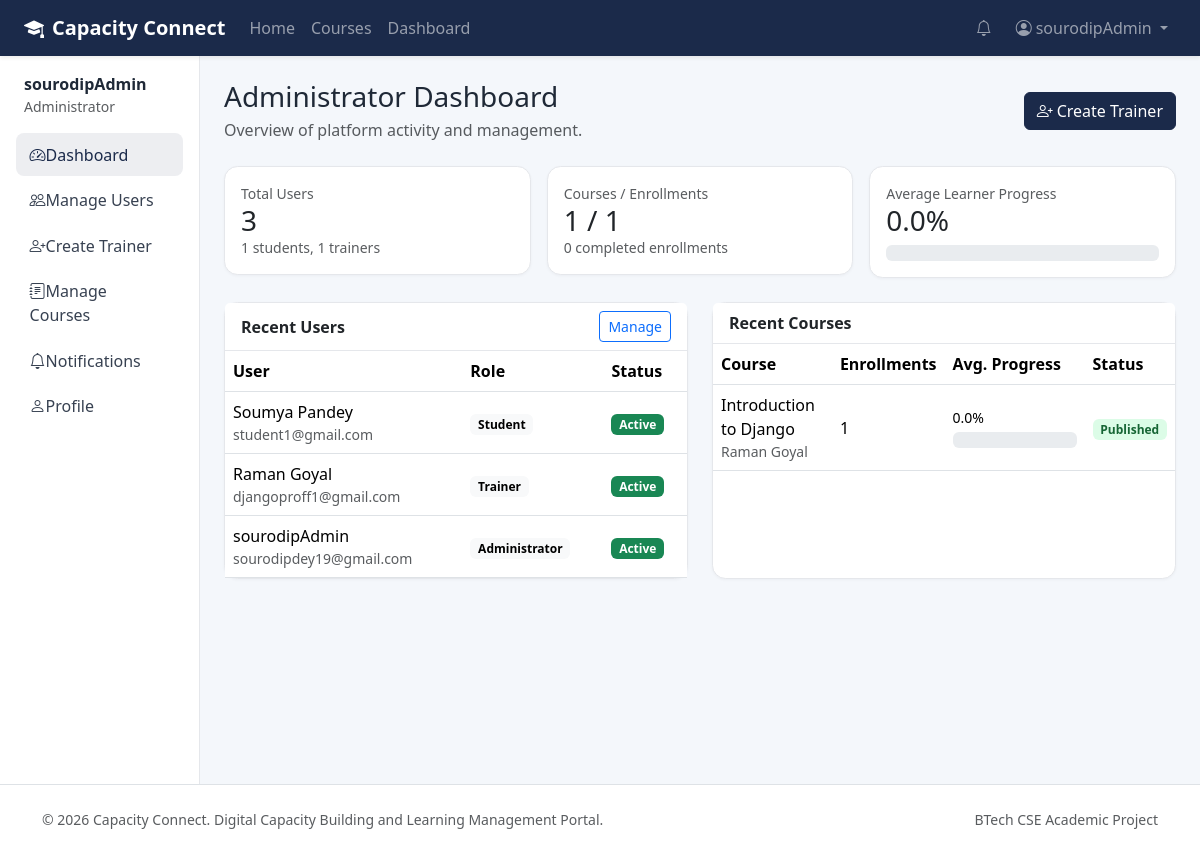
/accounts/dashboard/admin/ (signed in), run on the app's committed database.
### accounts/models.py (models this page shows, shortened)
class User(AbstractUser):
    class Role(models.TextChoices):
        ADMIN = "ADMIN", "Administrator"
        TRAINER = "TRAINER", "Trainer"
        STUDENT = "STUDENT", "Student"
    role = models.CharField(max_length=20, choices=Role.choices, default=Role.STUDENT)
    email = models.EmailField(unique=True)
    class Meta:
        ordering = ["username"]

### courses/models.py (models this page shows, shortened)
class Course(models.Model):
    class Status(models.TextChoices):
        DRAFT = "DRAFT", "Draft"
        PUBLISHED = "PUBLISHED", "Published"
        ARCHIVED = "ARCHIVED", "Archived"
    title = models.CharField(max_length=200)
    description = models.TextField()
    category = models.CharField(max_length=100)
    trainer = models.ForeignKey(
        settings.AUTH_USER_MODEL,
        on_delete=models.CASCADE,
        related_name="courses_taught",
    )
    status = models.CharField(max_length=20, choices=Status.choices, default=Status.DRAFT)
    thumbnail = models.ImageField(upload_to="course_thumbnails/", blank=True, null=True)
    created_at = models.DateTimeField(auto_now_add=True)
    updated_at = models.DateTimeField(auto_now=True)
    class Meta:
        ordering = ["-created_at"]
        constraints = [
            models.UniqueConstraint(
                fields=["trainer", "title"],
                name="unique_course_title_per_trainer",
            )
        ]

### accounts/views.py (the view)
# urls.py: path("dashboard/admin/", views.admin_dashboard, name="admin_dashboard"),
@admin_required
def admin_dashboard(request):
    all_enrollments = attach_progress_to_enrollments(Enrollment.objects.select_related("course", "student").all())
    for enrollment in all_enrollments:
        progress = enrollment.progress
        if progress["total_items"] > 0 and progress["completed_items"] >= progress["total_items"]:
            new_status = Enrollment.Status.COMPLETED
        elif enrollment.status == Enrollment.Status.COMPLETED:
            new_status = Enrollment.Status.ACTIVE
        else:
            new_status = enrollment.status
        if enrollment.status != new_status:
            enrollment.status = new_status
            enrollment.save(update_fields=["status", "updated_at"])
    completed_enrollments = sum(1 for e in all_enrollments if e.status == Enrollment.Status.COMPLETED)
    avg_progress = round(sum(e.progress["percentage"] for e in all_enrollments) / len(all_enrollments), 1) if all_enrollments else 0.0
    recent_courses = list(Course.objects.select_related("trainer").order_by("-created_at")[:5])
    recent_course_ids = [c.id for c in recent_courses]
    recent_enrollments = [e for e in all_enrollments if e.course_id in recent_course_ids]
    progress_by_course = {}
    for enrollment in recent_enrollments:
        progress_by_course.setdefault(enrollment.course_id, []).append(enrollment.progress["percentage"])
    for course in recent_courses:
        percentages = progress_by_course.get(course.id, [])
        course.average_progress = round(sum(percentages) / len(percentages), 1) if percentages else 0.0
        course.enrollment_count = len(percentages)
    context = {
        "total_users": User.objects.count(),
        "total_students": User.objects.filter(role=User.Role.STUDENT).count(),
        "total_trainers": User.objects.filter(role=User.Role.TRAINER).count(),
        "total_courses": Course.objects.count(),
        "total_enrollments": len(all_enrollments),
        "completed_enrollments": completed_enrollments,
        "average_progress": avg_progress,
        "recent_users": User.objects.order_by("-date_joined")[:5],
        "recent_courses": recent_courses,
    }
    return render(request, "accounts/admin_dashboard.html", context)

### core/context_processors.py (called while the page is built)
def global_notifications(request):
    if request.user.is_authenticated:
        from notifications.models import Notification
        unread = Notification.objects.filter(recipient=request.user, is_read=False)
        return {
            "global_unread_notification_count": unread.count(),
            "global_recent_notifications": unread.select_related("sender")[:5],
        }
    return {"global_unread_notification_count": 0, "global_recent_notifications": []}

### templates/accounts/admin_dashboard.html (shortened to what this page needs)
{% extends 'dashboard_base.html' %}
{% block sidebar %}
    <a class="nav-link active" href="{% url 'accounts:admin_dashboard' %}"><i class="bi bi-speedometer2"></i>Dashboard</a>
    <a class="nav-link" href="{% url 'accounts:manage_users' %}"><i class="bi bi-people"></i>Manage Users</a>
    <a class="nav-link" href="{% url 'accounts:create_trainer' %}"><i class="bi bi-person-plus"></i>Create Trainer</a>
    <a class="nav-link" href="{% url 'courses:course_manage' %}"><i class="bi bi-journal-text"></i>Manage Courses</a>
    <a class="nav-link" href="{% url 'notifications:notification_list' %}"><i class="bi bi-bell"></i>Notifications</a>
    <a class="nav-link" href="{% url 'accounts:profile' %}"><i class="bi bi-person"></i>Profile</a>
{% endblock %}
{% block content %}
<div class="page-header d-flex justify-content-between align-items-center flex-wrap gap-2">
    <div>
        <h1 class="h3 mb-1">Administrator Dashboard</h1>
        <p class="text-muted mb-0">Overview of platform activity and management.</p>
    </div>
    <a href="{% url 'accounts:create_trainer' %}" class="btn btn-primary"><i class="bi bi-person-plus me-1"></i>Create Trainer</a>
</div>
<div class="row g-3 mb-4">
    <div class="col-sm-6 col-xl-4"><div class="card stat-card"><div class="card-body"><div class="text-muted small">Total Users</div><div class="h3 mb-0">{{ total_users }}</div><div class="small text-muted">{{ total_students }} students, {{ total_trainers }} trainers</div></div></div></div>
    <div class="col-sm-6 col-xl-4"><div class="card stat-card"><div class="card-body"><div class="text-muted small">Courses / Enrollments</div><div class="h3 mb-0">{{ total_courses }} / {{ total_enrollments }}</div><div class="small text-muted">{{ completed_enrollments }} completed enrollments</div></div></div></div>
    <div class="col-sm-6 col-xl-4"><div class="card stat-card"><div class="card-body"><div class="text-muted small">Average Learner Progress</div><div class="h3 mb-0">{{ average_progress }}%</div><div class="progress mt-2" role="progressbar" aria-valuenow="{{ average_progress }}" aria-valuemin="0" aria-valuemax="100"><div class="progress-bar bg-success" style="width: {{ average_progress }}%"></div></div></div></div></div>
</div>
<div class="row g-4">
    <div class="col-lg-6">
        <div class="card h-100">
            <div class="card-header d-flex justify-content-between align-items-center"><span class="fw-semibold">Recent Users</span><a href="{% url 'accounts:manage_users' %}" class="btn btn-sm btn-outline-primary">Manage</a></div>
            <div class="table-responsive">
                <table class="table mb-0">
                    <thead><tr><th>User</th><th>Role</th><th>Status</th></tr></thead>
                    <tbody>
                    {% for u in recent_users %}
                        <tr>
                            <td>{{ u.get_full_name|default:u.username }}<div class="small text-muted">{{ u.email }}</div></td>
                            <td><span class="badge text-bg-light">{{ u.get_role_display }}</span></td>
                            <td>{% if u.is_active %}<span class="badge text-bg-success">Active</span>{% else %}<span class="badge text-bg-secondary">Inactive</span>{% endif %}</td>
                        </tr>
                    {% empty %}
                        <tr><td colspan="3" class="text-muted p-4">No users found.</td></tr>
                    {% endfor %}
                    </tbody>
                </table>
            </div>
        </div>
    </div>
    <div class="col-lg-6">
        <div class="card h-100">
            <div class="card-header fw-semibold">Recent Courses</div>
            <div class="table-responsive">
                <table class="table mb-0 align-middle">
                    <thead><tr><th>Course</th><th>Enrollments</th><th>Avg. Progress</th><th>Status</th></tr></thead>
                    <tbody>
                    {% for course in recent_courses %}
                        <tr>
                            <td>{{ course.title }}<div class="small text-muted">{{ course.trainer.get_full_name|default:course.trainer.username }}</div></td>
                            <td>{{ course.enrollment_count }}</td>
                            <td style="min-width: 140px;">
                                <div class="small mb-1">{{ course.average_progress }}%</div>
                                <div class="progress" role="progressbar" aria-valuenow="{{ course.average_progress }}" aria-valuemin="0" aria-valuemax="100"></div>
                            </td>
                            <td><span class="badge badge-status-{{ course.status|lower }}">{{ course.get_status_display }}</span></td>
                        </tr>
                    {% empty %}
                        <tr><td colspan="4" class="text-muted p-4">No courses yet.</td></tr>
                    {% endfor %}
                    </tbody>
                </table>
            </div>
        </div>
    </div>
</div>
{% endblock %}

### templates/dashboard_base.html (shortened to what this page needs)
{% extends 'base.html' %}
{% block nav_container_fluid %}-fluid px-4{% endblock %}
{% block page_wrapper %}
<div class="container-fluid px-0">
    <div class="row g-0">
        <aside class="col-lg-2 sidebar p-3">
            <div class="mb-3 px-2">
                <div class="fw-semibold">{{ user.get_full_name|default:user.username }}</div>
                <div class="small text-muted">{{ user.get_role_display }}</div>
            </div>
            <nav class="nav flex-column">
                {% block sidebar %}{% endblock %}
            </nav>
        </aside>
        <main class="col-lg-10 p-4">
            {% block content %}{% endblock %}
        </main>
    </div>
</div>
{% endblock %}

### templates/base.html (shortened to what this page needs)
{% load static %}
<!DOCTYPE html>
<html lang="en">
<head>
    <link href="https://cdn.jsdelivr.net/npm/bootstrap@5.3.3/dist/css/bootstrap.min.css" rel="stylesheet">
    <link href="https://cdn.jsdelivr.net/npm/bootstrap-icons@1.11.3/font/bootstrap-icons.min.css" rel="stylesheet">
    <link rel="stylesheet" href="{% static 'css/style.css' %}">
</head>
<body>
<nav class="navbar navbar-expand-lg navbar-dark bg-primary-dark sticky-top shadow-sm">
    <div class="container{% block nav_container_fluid %}{% endblock %}">
        <a class="navbar-brand fw-bold" href="{% url 'home' %}">
            <i class="bi bi-mortarboard-fill me-2"></i>Capacity Connect
        </a>
        <div class="collapse navbar-collapse" id="mainNav">
            <ul class="navbar-nav me-auto mb-2 mb-lg-0">
                <li class="nav-item"><a class="nav-link" href="{% url 'home' %}">Home</a></li>
                <li class="nav-item"><a class="nav-link" href="{% url 'courses:course_list' %}">Courses</a></li>
                {% if user.is_authenticated %}
                <li class="nav-item"><a class="nav-link" href="{% url 'accounts:dashboard_redirect' %}">Dashboard</a></li>
                {% endif %}
            </ul>
            <ul class="navbar-nav ms-auto align-items-lg-center">
                {% if user.is_authenticated %}
                <li class="nav-item me-2">
                    <a class="nav-link position-relative" href="{% url 'notifications:notification_list' %}">
                        <i class="bi bi-bell"></i>
                    </a>
                </li>
                <li class="nav-item dropdown">
                    <a class="nav-link dropdown-toggle" href="#" data-bs-toggle="dropdown">
                        <i class="bi bi-person-circle me-1"></i>{{ user.get_short_name|default:user.username }}
                    </a>
                </li>
                {% else %}
                <li class="nav-item"><a class="nav-link" href="{% url 'accounts:login' %}">Login</a></li>
                <li class="nav-item"><a class="btn btn-accent ms-lg-2" href="{% url 'accounts:register' %}">Register</a></li>
                {% endif %}
            </ul>
        </div>
    </div>
</nav>
{% block page_wrapper %}{% endblock %}
<footer class="footer py-4 mt-auto border-top">
    <div class="container d-flex flex-column flex-md-row justify-content-between align-items-center gap-2">
        <div class="text-muted small">&copy; {% now "Y" %} Capacity Connect. Digital Capacity Building and Learning Management Portal.</div>
        <div class="small text-muted">BTech CSE Academic Project</div>
    </div>
</footer>
</body>
</html>

### static/css/style.css (style rules this page uses)
:root { --cc-primary: #1b2a4a; --cc-primary-soft: #243b66; --cc-accent: #14b8a6; --cc-accent-hover: #0d9488; --cc-bg: #f4f7fb; --cc-surface: #ffffff; --cc-text: #1f2937; --cc-muted: #6b7280; --cc-border: #e5e7eb; }
body { background: var(--cc-bg); color: var(--cc-text); min-height: 100vh; display: flex; flex-direction: column; }
.bg-primary-dark { background-color: var(--cc-primary) !important; }
.btn-primary { background: var(--cc-primary); border-color: var(--cc-primary); }
.card { border: 1px solid var(--cc-border); border-radius: 0.85rem; box-shadow: 0 1px 3px rgba(15, 23, 42, 0.04); }
.card-header { background: #fff; border-bottom: 1px solid var(--cc-border); }
.sidebar { background: #fff; border-right: 1px solid var(--cc-border); min-height: calc(100vh - 72px); }
.sidebar .nav-link { color: #374151; border-radius: 0.5rem; padding: 0.6rem 0.85rem; margin-bottom: 0.15rem; }
.sidebar .nav-link:hover, .sidebar .nav-link.active { background: rgba(27, 42, 74, 0.08); color: var(--cc-primary); font-weight: 500; }
.sidebar .nav-link i { width: 1.4rem; }
.page-header { margin-bottom: 1.5rem; }
.page-header h1, .page-header h2 { margin-bottom: 0.25rem; }
.table > :not(caption) > * > * { vertical-align: middle; }
.badge-status-published { background: #dcfce7; color: #166534; }
.footer { background: #fff; margin-top: auto; }

### data on the page
User: get_short_name "sourodipAdmin", get_full_name "sourodipAdmin", role "Administrator", email "sourodipdey19@gmail.com", is_active "Active"
User: get_full_name "Soumya Pandey", email "student1@gmail.com", role "Student", is_active "Active"
User: get_full_name "Raman Goyal", email "djangoproff1@gmail.com", role "Trainer", is_active "Active"
Course: title "Introduction to Django", trainer.get_full_name "Raman Goyal", enrollment_count "1", average_progress "0.0", status "Published"

### other printed values
{{ total_users }} "3"
{{ total_students }} "1"
{{ total_trainers }} "1"
{{ total_courses }} "1"
{{ total_enrollments }} "1"
{{ completed_enrollments }} "0"
{{ average_progress }} "0.0"
